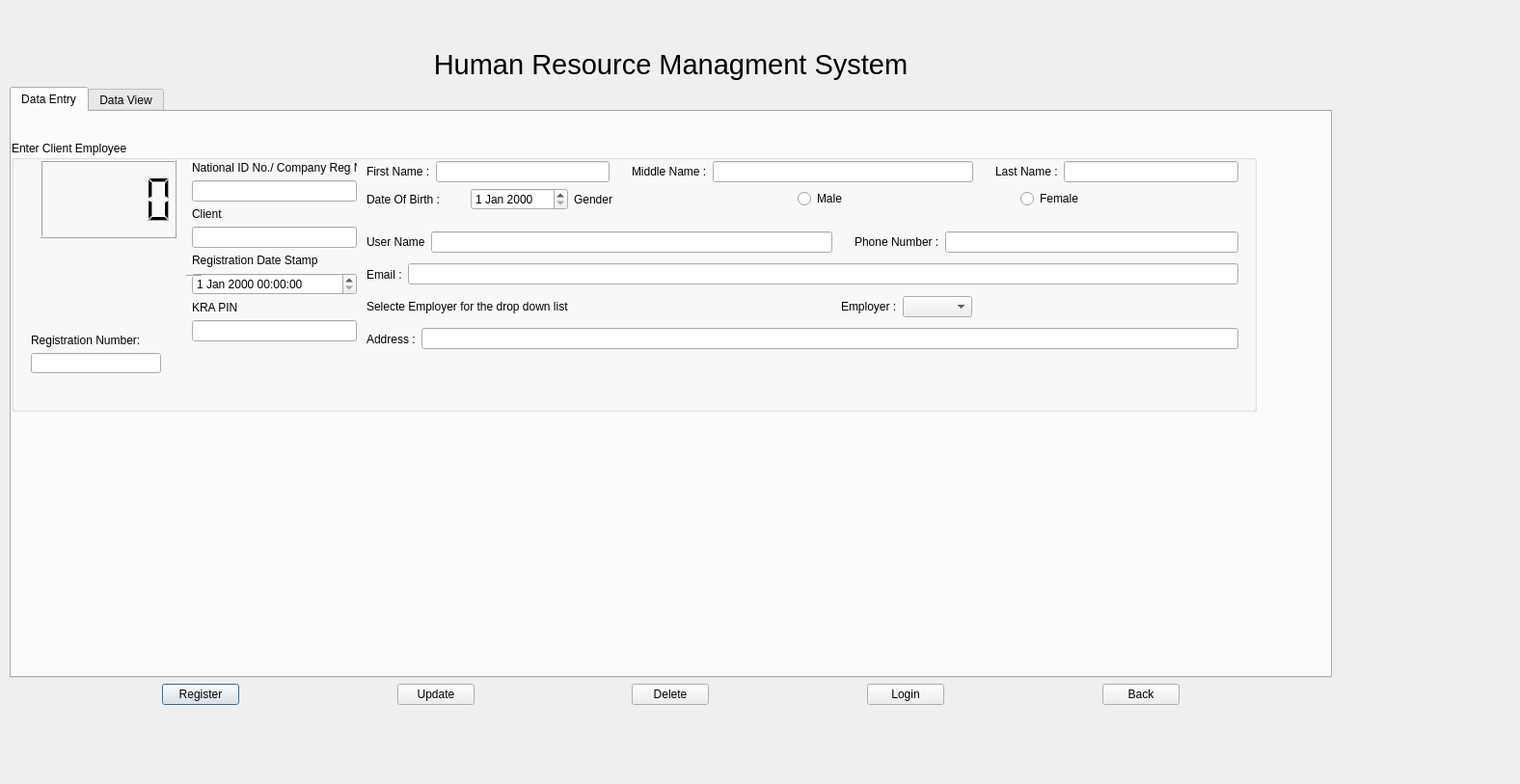
<?xml version="1.0" encoding="UTF-8"?>
<ui version="4.0">
 <class>HRM_User_view</class>
 <widget class="QDialog" name="HRM_User_view">
  <property name="geometry">
   <rect>
    <x>0</x>
    <y>0</y>
    <width>1576</width>
    <height>813</height>
   </rect>
  </property>
  <property name="minimumSize">
   <size>
    <width>0</width>
    <height>0</height>
   </size>
  </property>
  <property name="windowTitle">
   <string>HRM Registration Form</string>
  </property>
  <property name="windowIcon">
   <iconset>
    <activeon>C:/Users/Dandee/PycharmProjects/HRM_PYQT/venv/HRM/images/icon.png</activeon>
   </iconset>
  </property>
  <widget class="QWidget" name="">
   <property name="geometry">
    <rect>
     <x>10</x>
     <y>50</y>
     <width>1371</width>
     <height>681</height>
    </rect>
   </property>
   <layout class="QVBoxLayout" name="verticalLayout_9">
    <item>
     <widget class="QLabel" name="label">
      <property name="font">
       <font>
        <family>Tahoma</family>
        <pointsize>22</pointsize>
       </font>
      </property>
      <property name="text">
       <string>Human Resource Managment System</string>
      </property>
      <property name="alignment">
       <set>Qt::AlignCenter</set>
      </property>
      <property name="wordWrap">
       <bool>true</bool>
      </property>
     </widget>
    </item>
    <item>
     <widget class="QTabWidget" name="tabWidget">
      <property name="currentIndex">
       <number>0</number>
      </property>
      <widget class="QWidget" name="tab">
       <attribute name="title">
        <string>Data Entry</string>
       </attribute>
       <widget class="QGroupBox" name="groupBox_2">
        <property name="geometry">
         <rect>
          <x>0</x>
          <y>30</y>
          <width>1291</width>
          <height>281</height>
         </rect>
        </property>
        <property name="title">
         <string>Enter Client Employee</string>
        </property>
        <widget class="QLCDNumber" name="lcdNumber_user_id">
         <property name="geometry">
          <rect>
           <x>30</x>
           <y>20</y>
           <width>141</width>
           <height>81</height>
          </rect>
         </property>
         <property name="sizePolicy">
          <sizepolicy hsizetype="Fixed" vsizetype="Fixed">
           <horstretch>0</horstretch>
           <verstretch>0</verstretch>
          </sizepolicy>
         </property>
         <property name="minimumSize">
          <size>
           <width>31</width>
           <height>24</height>
          </size>
         </property>
         <property name="font">
          <font>
           <family>MS Shell Dlg 2</family>
           <pointsize>16</pointsize>
           <weight>75</weight>
           <bold>true</bold>
          </font>
         </property>
        </widget>
        <widget class="QWidget" name="layoutWidget_2">
         <property name="geometry">
          <rect>
           <x>20</x>
           <y>200</y>
           <width>135</width>
           <height>41</height>
          </rect>
         </property>
         <layout class="QVBoxLayout" name="verticalLayout_7">
          <item>
           <widget class="QLabel" name="label_15">
            <property name="text">
             <string>Registration Number:</string>
            </property>
           </widget>
          </item>
          <item>
           <widget class="QLineEdit" name="lineEdit_regNo_2"/>
          </item>
         </layout>
        </widget>
        <widget class="QWidget" name="">
         <property name="geometry">
          <rect>
           <x>187</x>
           <y>21</y>
           <width>171</width>
           <height>226</height>
          </rect>
         </property>
         <layout class="QVBoxLayout" name="verticalLayout_4">
          <item>
           <layout class="QVBoxLayout" name="verticalLayout">
            <item>
             <widget class="QLabel" name="label_2">
              <property name="text">
               <string>National ID No./ Company Reg No.</string>
              </property>
              <property name="buddy">
               <cstring>lineEdit_IDNo</cstring>
              </property>
             </widget>
            </item>
            <item>
             <widget class="QLineEdit" name="lineEdit_IDNo">
              <property name="inputMethodHints">
               <set>Qt::ImhDigitsOnly</set>
              </property>
             </widget>
            </item>
           </layout>
          </item>
          <item>
           <layout class="QVBoxLayout" name="verticalLayout_2">
            <item>
             <widget class="QLabel" name="label_9">
              <property name="text">
               <string>Client </string>
              </property>
             </widget>
            </item>
            <item>
             <widget class="QLineEdit" name="lineEdit_regNo"/>
            </item>
           </layout>
          </item>
          <item>
           <layout class="QVBoxLayout" name="verticalLayout_3">
            <item>
             <widget class="QLabel" name="label_10">
              <property name="text">
               <string>Registration Date Stamp</string>
              </property>
             </widget>
            </item>
            <item>
             <widget class="QDateTimeEdit" name="dateTimeEdit"/>
            </item>
            <item>
             <layout class="QVBoxLayout" name="verticalLayout_8">
              <item>
               <widget class="QLabel" name="label_16">
                <property name="text">
                 <string>KRA PIN</string>
                </property>
               </widget>
              </item>
              <item>
               <widget class="QLineEdit" name="lineEdit_regNo_3"/>
              </item>
             </layout>
            </item>
            <item>
             <spacer name="verticalSpacer_5">
              <property name="orientation">
               <enum>Qt::Vertical</enum>
              </property>
              <property name="sizeHint" stdset="0">
               <size>
                <width>20</width>
                <height>40</height>
               </size>
              </property>
             </spacer>
            </item>
           </layout>
          </item>
         </layout>
        </widget>
        <widget class="QWidget" name="">
         <property name="geometry">
          <rect>
           <x>351</x>
           <y>21</y>
           <width>921</width>
           <height>226</height>
          </rect>
         </property>
         <layout class="QVBoxLayout" name="verticalLayout_5">
          <item>
           <layout class="QHBoxLayout" name="horizontalLayout_2">
            <item>
             <layout class="QHBoxLayout" name="horizontalLayout">
              <item>
               <spacer name="verticalSpacer">
                <property name="orientation">
                 <enum>Qt::Vertical</enum>
                </property>
                <property name="sizeHint" stdset="0">
                 <size>
                  <width>17</width>
                  <height>29</height>
                 </size>
                </property>
               </spacer>
              </item>
              <item>
               <widget class="QLabel" name="label_4">
                <property name="text">
                 <string>First Name :</string>
                </property>
                <property name="buddy">
                 <cstring>lineEdit_fn</cstring>
                </property>
               </widget>
              </item>
              <item>
               <widget class="QLineEdit" name="lineEdit_fn"/>
              </item>
             </layout>
            </item>
            <item>
             <spacer name="verticalSpacer_2">
              <property name="orientation">
               <enum>Qt::Vertical</enum>
              </property>
              <property name="sizeHint" stdset="0">
               <size>
                <width>17</width>
                <height>30</height>
               </size>
              </property>
             </spacer>
            </item>
            <item>
             <widget class="QLabel" name="label_3">
              <property name="text">
               <string>Middle Name :</string>
              </property>
              <property name="buddy">
               <cstring>lineEdit_mn</cstring>
              </property>
             </widget>
            </item>
            <item>
             <widget class="QLineEdit" name="lineEdit_mn"/>
            </item>
            <item>
             <layout class="QHBoxLayout" name="horizontalLayout_3">
              <item>
               <spacer name="verticalSpacer_3">
                <property name="orientation">
                 <enum>Qt::Vertical</enum>
                </property>
                <property name="sizeHint" stdset="0">
                 <size>
                  <width>17</width>
                  <height>29</height>
                 </size>
                </property>
               </spacer>
              </item>
              <item>
               <widget class="QLabel" name="label_5">
                <property name="text">
                 <string>Last Name :</string>
                </property>
                <property name="buddy">
                 <cstring>lineEdit_ln</cstring>
                </property>
               </widget>
              </item>
              <item>
               <widget class="QLineEdit" name="lineEdit_ln"/>
              </item>
             </layout>
            </item>
           </layout>
          </item>
          <item>
           <layout class="QHBoxLayout" name="horizontalLayout_5">
            <item>
             <layout class="QHBoxLayout" name="horizontalLayout_10">
              <item>
               <spacer name="verticalSpacer_6">
                <property name="orientation">
                 <enum>Qt::Vertical</enum>
                </property>
                <property name="sizeHint" stdset="0">
                 <size>
                  <width>17</width>
                  <height>30</height>
                 </size>
                </property>
               </spacer>
              </item>
              <item>
               <widget class="QLabel" name="label_6">
                <property name="text">
                 <string>Date Of Birth :</string>
                </property>
               </widget>
              </item>
              <item>
               <widget class="QDateEdit" name="dateEdit_dob"/>
              </item>
             </layout>
            </item>
            <item>
             <widget class="QLabel" name="label_7">
              <property name="text">
               <string>Gender</string>
              </property>
              <property name="buddy">
               <cstring>radioButton_male</cstring>
              </property>
             </widget>
            </item>
            <item>
             <widget class="QRadioButton" name="radioButton_male">
              <property name="text">
               <string>Male</string>
              </property>
             </widget>
            </item>
            <item>
             <widget class="QRadioButton" name="radioButton_female">
              <property name="text">
               <string>Female</string>
              </property>
             </widget>
            </item>
           </layout>
          </item>
          <item>
           <spacer name="verticalSpacer_12">
            <property name="orientation">
             <enum>Qt::Vertical</enum>
            </property>
            <property name="sizeHint" stdset="0">
             <size>
              <width>270</width>
              <height>29</height>
             </size>
            </property>
           </spacer>
          </item>
          <item>
           <layout class="QVBoxLayout" name="verticalLayout_6">
            <item>
             <layout class="QHBoxLayout" name="horizontalLayout_6">
              <item>
               <spacer name="verticalSpacer_7">
                <property name="orientation">
                 <enum>Qt::Vertical</enum>
                </property>
                <property name="sizeHint" stdset="0">
                 <size>
                  <width>17</width>
                  <height>31</height>
                 </size>
                </property>
               </spacer>
              </item>
              <item>
               <widget class="QLabel" name="label_8">
                <property name="text">
                 <string>User Name</string>
                </property>
                <property name="buddy">
                 <cstring>lineEdit_un</cstring>
                </property>
               </widget>
              </item>
              <item>
               <widget class="QLineEdit" name="lineEdit_un"/>
              </item>
              <item>
               <layout class="QHBoxLayout" name="horizontalLayout_13">
                <item>
                 <spacer name="verticalSpacer_13">
                  <property name="orientation">
                   <enum>Qt::Vertical</enum>
                  </property>
                  <property name="sizeHint" stdset="0">
                   <size>
                    <width>17</width>
                    <height>31</height>
                   </size>
                  </property>
                 </spacer>
                </item>
                <item>
                 <widget class="QLabel" name="label_14">
                  <property name="text">
                   <string>Phone Number :</string>
                  </property>
                 </widget>
                </item>
                <item>
                 <widget class="QLineEdit" name="lineEdit_tell">
                  <property name="inputMethodHints">
                   <set>Qt::ImhDigitsOnly</set>
                  </property>
                 </widget>
                </item>
               </layout>
              </item>
             </layout>
            </item>
            <item>
             <layout class="QHBoxLayout" name="horizontalLayout_7">
              <item>
               <spacer name="verticalSpacer_8">
                <property name="orientation">
                 <enum>Qt::Vertical</enum>
                </property>
                <property name="sizeHint" stdset="0">
                 <size>
                  <width>17</width>
                  <height>30</height>
                 </size>
                </property>
               </spacer>
              </item>
              <item>
               <widget class="QLabel" name="label_11">
                <property name="text">
                 <string>Email :</string>
                </property>
               </widget>
              </item>
              <item>
               <widget class="QLineEdit" name="lineEdit_email">
                <property name="inputMethodHints">
                 <set>Qt::ImhEmailCharactersOnly</set>
                </property>
               </widget>
              </item>
             </layout>
            </item>
            <item>
             <layout class="QHBoxLayout" name="horizontalLayout_8">
              <item>
               <spacer name="verticalSpacer_10">
                <property name="orientation">
                 <enum>Qt::Vertical</enum>
                </property>
                <property name="sizeHint" stdset="0">
                 <size>
                  <width>17</width>
                  <height>31</height>
                 </size>
                </property>
               </spacer>
              </item>
              <item>
               <widget class="QLabel" name="label_17">
                <property name="text">
                 <string>Selecte Employer for the drop down list</string>
                </property>
               </widget>
              </item>
              <item>
               <spacer name="horizontalSpacer">
                <property name="orientation">
                 <enum>Qt::Horizontal</enum>
                </property>
                <property name="sizeHint" stdset="0">
                 <size>
                  <width>40</width>
                  <height>20</height>
                 </size>
                </property>
               </spacer>
              </item>
              <item>
               <widget class="QLabel" name="label_12">
                <property name="text">
                 <string>Employer :</string>
                </property>
               </widget>
              </item>
              <item>
               <widget class="QComboBox" name="comboBox"/>
              </item>
              <item>
               <spacer name="horizontalSpacer_2">
                <property name="orientation">
                 <enum>Qt::Horizontal</enum>
                </property>
                <property name="sizeHint" stdset="0">
                 <size>
                  <width>40</width>
                  <height>20</height>
                 </size>
                </property>
               </spacer>
              </item>
             </layout>
            </item>
            <item>
             <layout class="QHBoxLayout" name="horizontalLayout_9">
              <item>
               <spacer name="verticalSpacer_9">
                <property name="orientation">
                 <enum>Qt::Vertical</enum>
                </property>
                <property name="sizeHint" stdset="0">
                 <size>
                  <width>17</width>
                  <height>30</height>
                 </size>
                </property>
               </spacer>
              </item>
              <item>
               <widget class="QLabel" name="label_13">
                <property name="text">
                 <string>Address :</string>
                </property>
               </widget>
              </item>
              <item>
               <widget class="QLineEdit" name="lineEdit_10">
                <property name="echoMode">
                 <enum>QLineEdit::Password</enum>
                </property>
               </widget>
              </item>
             </layout>
            </item>
            <item>
             <spacer name="verticalSpacer_11">
              <property name="orientation">
               <enum>Qt::Vertical</enum>
              </property>
              <property name="sizeHint" stdset="0">
               <size>
                <width>296</width>
                <height>31</height>
               </size>
              </property>
             </spacer>
            </item>
           </layout>
          </item>
          <item>
           <layout class="QHBoxLayout" name="horizontalLayout_4"/>
          </item>
         </layout>
        </widget>
        <widget class="Line" name="line">
         <property name="geometry">
          <rect>
           <x>181</x>
           <y>132</y>
           <width>16</width>
           <height>16</height>
          </rect>
         </property>
         <property name="orientation">
          <enum>Qt::Horizontal</enum>
         </property>
        </widget>
       </widget>
      </widget>
      <widget class="QWidget" name="tab_2">
       <attribute name="title">
        <string>Data View</string>
       </attribute>
       <widget class="QGroupBox" name="groupBox">
        <property name="geometry">
         <rect>
          <x>0</x>
          <y>30</y>
          <width>1321</width>
          <height>331</height>
         </rect>
        </property>
        <property name="title">
         <string>Data view</string>
        </property>
        <widget class="QTableView" name="tableWidget_records">
         <property name="geometry">
          <rect>
           <x>20</x>
           <y>20</y>
           <width>1291</width>
           <height>271</height>
          </rect>
         </property>
        </widget>
       </widget>
      </widget>
     </widget>
    </item>
    <item>
     <layout class="QHBoxLayout" name="horizontalLayout_12">
      <item>
       <spacer name="horizontalSpacer_7">
        <property name="orientation">
         <enum>Qt::Horizontal</enum>
        </property>
        <property name="sizeHint" stdset="0">
         <size>
          <width>40</width>
          <height>20</height>
         </size>
        </property>
       </spacer>
      </item>
      <item>
       <widget class="QPushButton" name="pushButton_reg">
        <property name="text">
         <string>Register</string>
        </property>
       </widget>
      </item>
      <item>
       <spacer name="horizontalSpacer_3">
        <property name="orientation">
         <enum>Qt::Horizontal</enum>
        </property>
        <property name="sizeHint" stdset="0">
         <size>
          <width>40</width>
          <height>20</height>
         </size>
        </property>
       </spacer>
      </item>
      <item>
       <widget class="QPushButton" name="pushButton_update">
        <property name="text">
         <string>Update</string>
        </property>
       </widget>
      </item>
      <item>
       <spacer name="horizontalSpacer_4">
        <property name="orientation">
         <enum>Qt::Horizontal</enum>
        </property>
        <property name="sizeHint" stdset="0">
         <size>
          <width>40</width>
          <height>20</height>
         </size>
        </property>
       </spacer>
      </item>
      <item>
       <widget class="QPushButton" name="pushButton_delete">
        <property name="text">
         <string>Delete</string>
        </property>
       </widget>
      </item>
      <item>
       <spacer name="horizontalSpacer_5">
        <property name="orientation">
         <enum>Qt::Horizontal</enum>
        </property>
        <property name="sizeHint" stdset="0">
         <size>
          <width>40</width>
          <height>20</height>
         </size>
        </property>
       </spacer>
      </item>
      <item>
       <widget class="QPushButton" name="pushButton_login">
        <property name="text">
         <string>Login</string>
        </property>
       </widget>
      </item>
      <item>
       <spacer name="horizontalSpacer_6">
        <property name="orientation">
         <enum>Qt::Horizontal</enum>
        </property>
        <property name="sizeHint" stdset="0">
         <size>
          <width>40</width>
          <height>20</height>
         </size>
        </property>
       </spacer>
      </item>
      <item>
       <widget class="QPushButton" name="pushButton_back">
        <property name="text">
         <string>Back</string>
        </property>
       </widget>
      </item>
      <item>
       <spacer name="horizontalSpacer_8">
        <property name="orientation">
         <enum>Qt::Horizontal</enum>
        </property>
        <property name="sizeHint" stdset="0">
         <size>
          <width>40</width>
          <height>20</height>
         </size>
        </property>
       </spacer>
      </item>
     </layout>
    </item>
   </layout>
  </widget>
  <zorder>tabWidget</zorder>
  <zorder>label</zorder>
  <zorder>layoutWidget</zorder>
 </widget>
 <resources/>
 <connections/>
</ui>
